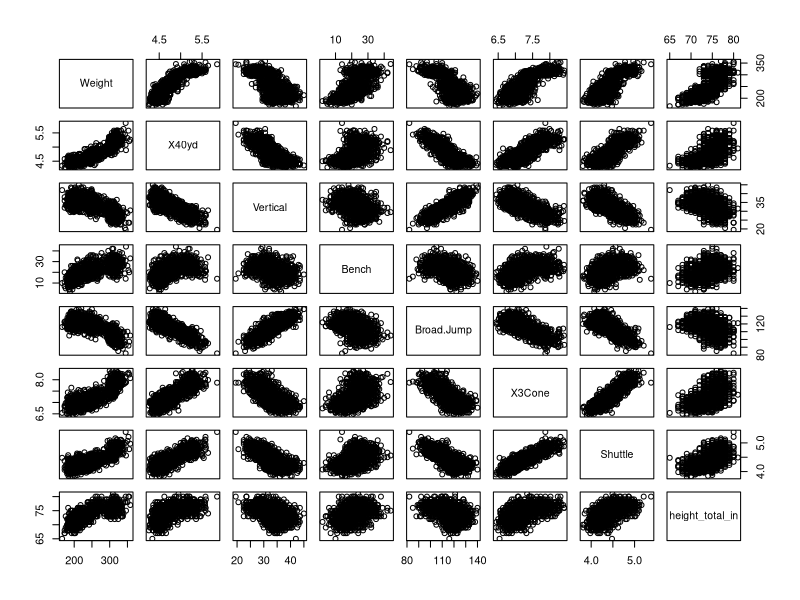
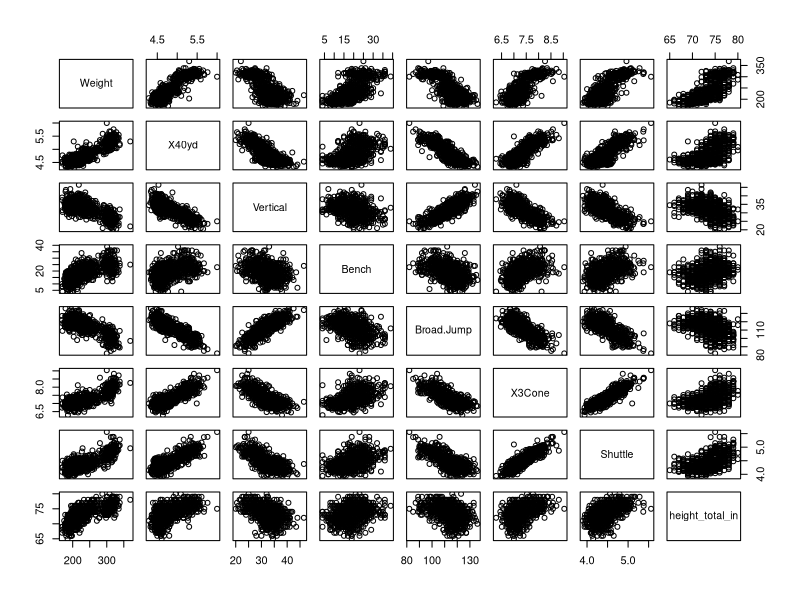
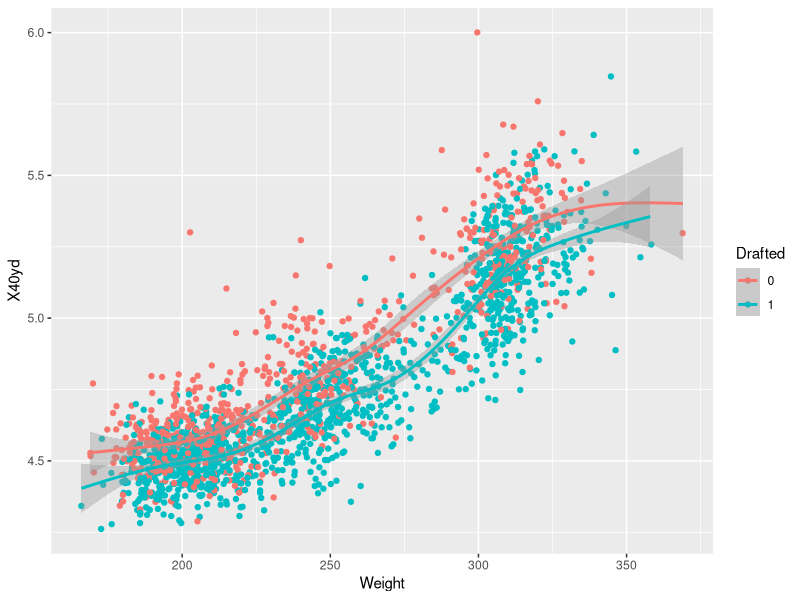
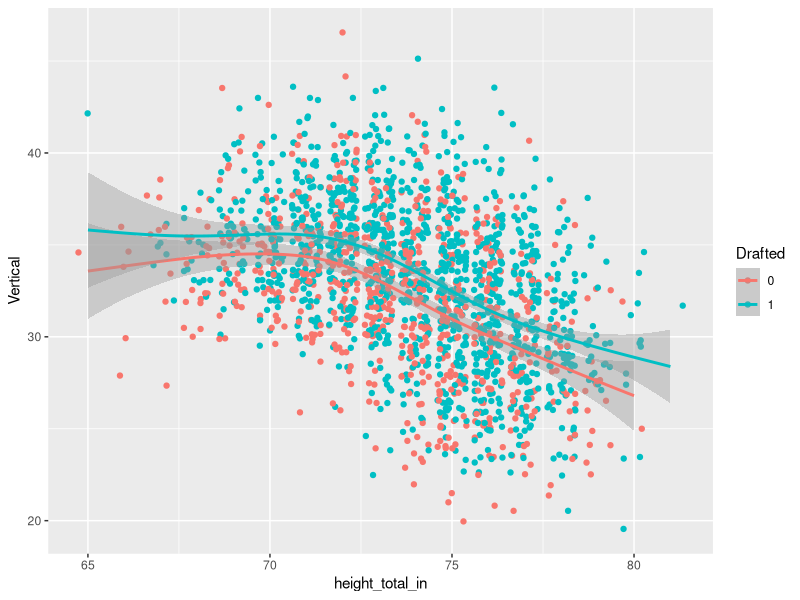
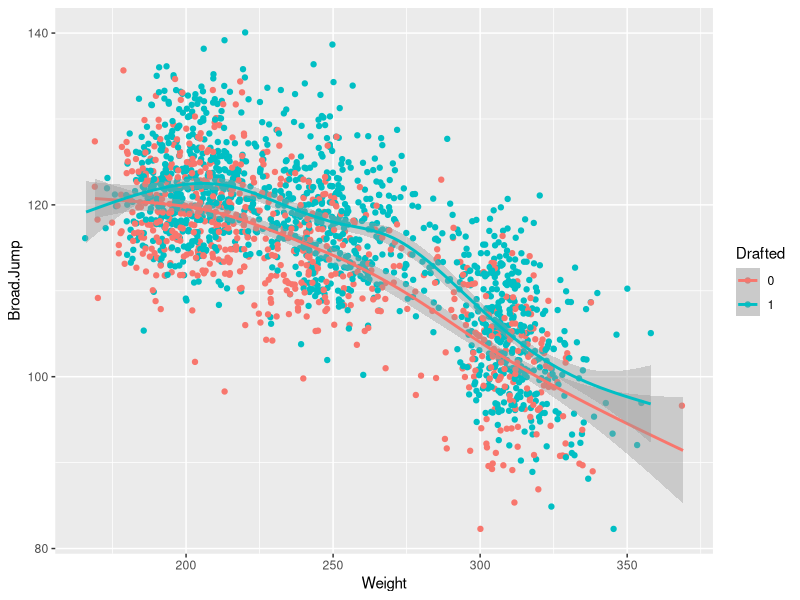
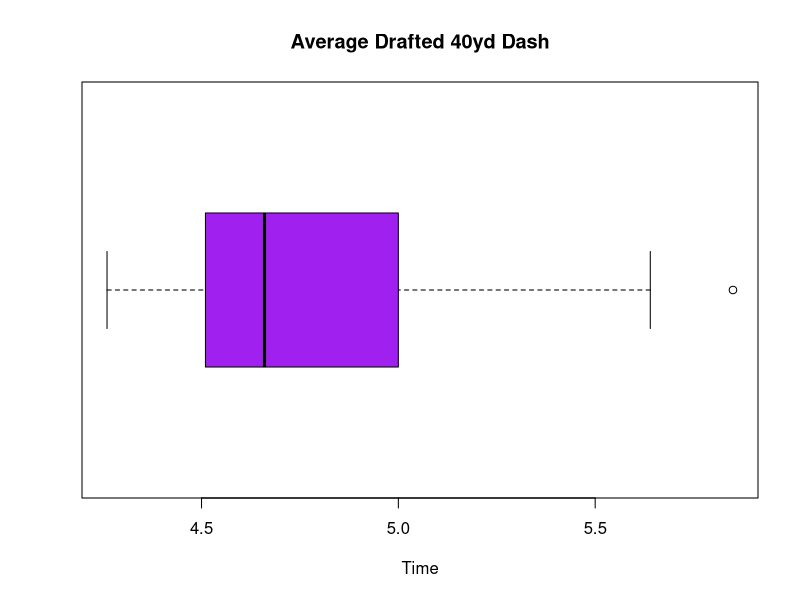
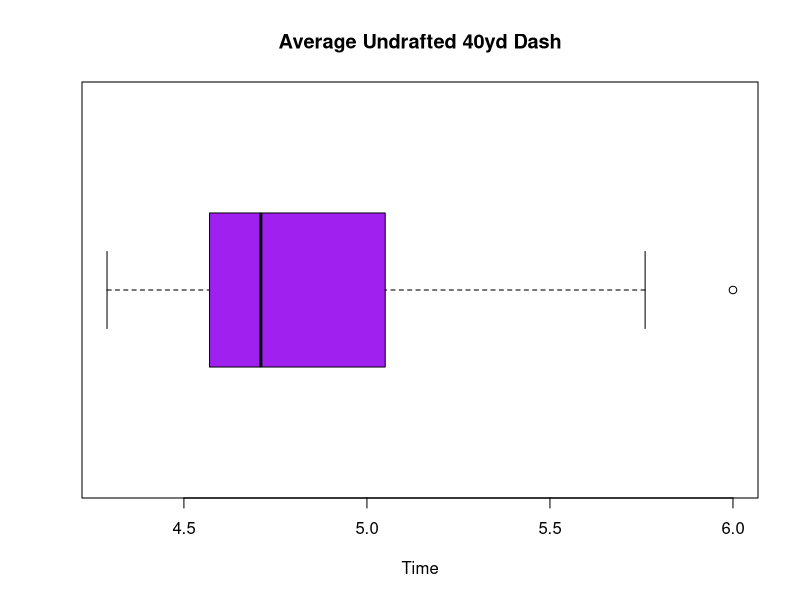

The R script that drew these images, in order:

library(sqldf)
library(ggplot2)
library(tidyverse)

nfl_combine <- read.csv("nfl_combine_2010_to_2023.csv", header = TRUE)

#######################
#####DATA CLEANING#####
#######################
#create a data frame without ANY null values in any column (ONLY players who were drafted)
nfl_A<-na.omit(nfl_combine)
#create a data frame with ONLY players who were NOT drafted
nfl_B<-sqldf("SELECT * 
             FROM nfl_combine
             WHERE Drafted = 'False'")
#delete Round & Pick columns from nfl_A and nfl_B
nfl_A$Round <- NULL
nfl_A$Pick <- NULL
nfl_B$Round <- NULL
nfl_B$Pick <- NULL
#remove null values
nfl_A<-na.omit(nfl_A)
nfl_B<-na.omit(nfl_B)
#convert height to inches for a numeric variable
nfl_A <- nfl_A %>%
  separate(Height, into = c("feet", "inches"), sep = "-", convert = TRUE) %>%
  mutate(height_total_in = feet*12 + inches)

nfl_B <- nfl_B %>%
  separate(Height, into = c("feet", "inches"), sep = "-", convert = TRUE) %>%
  mutate(height_total_in = feet*12 + inches)

#correlation matrix for both nfl_A and nfl_B
cor_A <- cor(nfl_A[,c(7,8,9,10,11,12,13,15)]) 
pairs(nfl_A[,c(7,8,9,10,11,12,13,15)])

cor_B <- cor(nfl_B[,c(7,8,9,10,11,12,13,15)]) 
pairs(nfl_B[,c(7,8,9,10,11,12,13,15)])

#join nfl_A and nfl_B to create a data frame with both drafted and undrafted players
nfl_C <- sqldf('
      SELECT *
      FROM nfl_A
      UNION 
      SELECT *
      FROM nfl_B
      ')

#change the Drafted column-- instead of using TRUE/FALSE, 0 and 1
nfl_C$Drafted[nfl_C$Drafted=='True']<-1
nfl_C$Drafted[nfl_C$Drafted=='False']<-0

ggplot(nfl_C, aes(x=Weight, y=X40yd,color=Drafted))+
  geom_jitter()+
  geom_smooth(aes())

ggplot(nfl_C, aes(x=height_total_in, y=Vertical,color=Drafted))+
  geom_jitter()+
  geom_smooth()

ggplot(nfl_C, aes(x=Weight, y=Broad.Jump,color=Drafted))+
  geom_jitter()+
  geom_smooth()

#create boxplots comparing 40yd times of players who were drafted or not
boxplot(nfl_A$X40yd, #only players who were drafted
        main="Average Drafted 40yd Dash",
        xlab="Time",
        ylab="",
        col="purple",
        horizontal = TRUE
)
summary(nfl_A$X40yd)

boxplot(nfl_B$X40yd, #only players who were drafted
        main="Average Undrafted 40yd Dash",
        xlab="Time",
        ylab="",
        col="purple",
        horizontal = TRUE
)
summary(nfl_B$X40yd)
